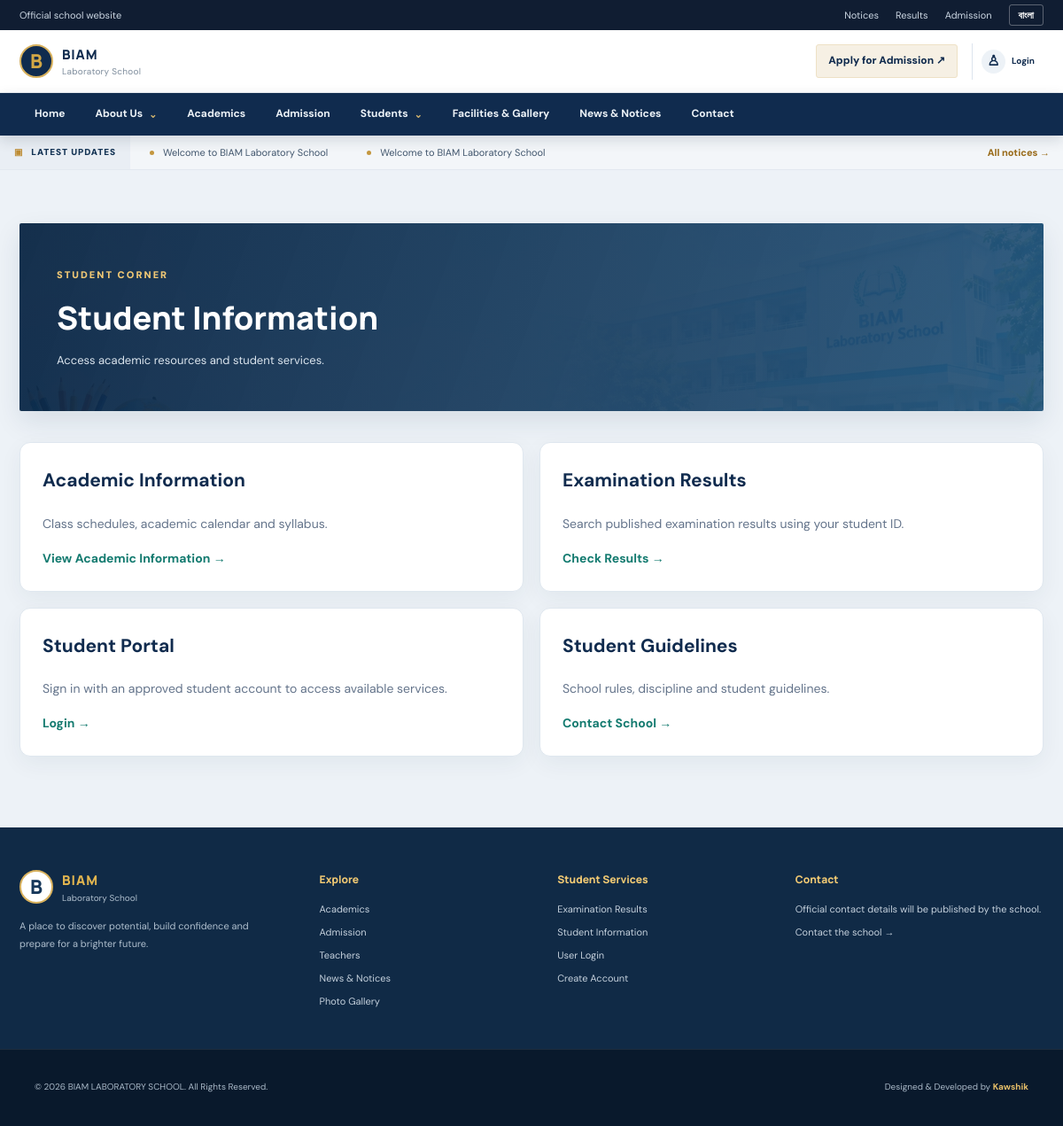
Page /students.php on the committed database.
### tables this page shows
CREATE TABLE IF NOT EXISTS notices (
  id INT AUTO_INCREMENT PRIMARY KEY,
  title_en VARCHAR(255) NOT NULL,
  title_bn VARCHAR(255) NOT NULL DEFAULT '',
  body_en TEXT,
  body_bn TEXT,
  publish_date DATE NOT NULL,
  is_published TINYINT(1) DEFAULT 1,
  created_at TIMESTAMP DEFAULT CURRENT_TIMESTAMP
);

CREATE TABLE IF NOT EXISTS page_content (
  id INT AUTO_INCREMENT PRIMARY KEY,
  page_key VARCHAR(100) NOT NULL UNIQUE,
  title_en VARCHAR(255),
  title_bn VARCHAR(255),
  body_en LONGTEXT,
  body_bn LONGTEXT,
  updated_at TIMESTAMP DEFAULT CURRENT_TIMESTAMP ON UPDATE CURRENT_TIMESTAMP
);

CREATE TABLE IF NOT EXISTS settings (
  setting_key VARCHAR(100) PRIMARY KEY,
  setting_value TEXT NOT NULL
);

### config.php (called while the page is built, shortened)
<?php
function db(): PDO
{
    static $pdo = null;
    if (!$pdo) $pdo = new PDO('mysql:host=' . DB_HOST . ';dbname=' . DB_NAME . ';charset=utf8mb4', DB_USER, DB_PASS, [PDO::ATTR_ERRMODE => PDO::ERRMODE_EXCEPTION, PDO::ATTR_DEFAULT_FETCH_MODE => PDO::FETCH_ASSOC, PDO::ATTR_EMULATE_PREPARES => false]);
    return $pdo;
}
function e($value): string
{
    return htmlspecialchars((string)$value, ENT_QUOTES, 'UTF-8');
}
function setting(string $key, string $fallback = ''): string
{
    try {
        $q = db()->prepare('SELECT setting_value FROM settings WHERE setting_key=?');
        $q->execute([$key]);
        $v = $q->fetchColumn();
        return $v !== false ? (string)$v : $fallback;
    } catch (Throwable $ex) {
        return $fallback;
    }
}
function page_content(string $key, array $fallback = []): array
{
    try {
        $q = db()->prepare('SELECT title_en,title_bn,body_en,body_bn FROM page_content WHERE page_key=?');
        $q->execute([$key]);
        $r = $q->fetch();
        return $r ?: $fallback;
    } catch (Throwable $e) {
        return $fallback;
    }
}

### students.php (the view)
<?php require_once 'config.php';
$c = page_content('students', ['title_en' => 'Student Information', 'title_bn' => 'শিক্ষার্থী তথ্য', 'body_en' => 'Access academic resources and student services.', 'body_bn' => 'একাডেমিক তথ্য ও শিক্ষার্থী সেবা দেখুন।']);
include 'includes/header.php'; ?><main class="container inner-page">
    <section class="page-banner"><span data-en="STUDENT CORNER" data-bn="শিক্ষার্থী কর্নার">STUDENT CORNER</span>
        <h1 data-en="<?= e($c['title_en']) ?>" data-bn="<?= e($c['title_bn'] ?: $c['title_en']) ?>"><?= e($c['title_en']) ?></h1>
        <p data-en="<?= e($c['body_en']) ?>" data-bn="<?= e($c['body_bn'] ?: $c['body_en']) ?>"><?= e($c['body_en']) ?></p>
    </section>
    <div class="student-service-grid">
        <article class="service-panel">
            <h2 data-en="Academic Information" data-bn="একাডেমিক তথ্য">Academic Information</h2>
            <p data-en="Class schedules, academic calendar and syllabus." data-bn="ক্লাসের সময়সূচি, একাডেমিক ক্যালেন্ডার ও পাঠ্যসূচি।">Class schedules, academic calendar and syllabus.</p><a href="academics.php">View Academic Information →</a>
        </article>
        <article class="service-panel">
            <h2 data-en="Examination Results" data-bn="পরীক্ষার ফলাফল">Examination Results</h2>
            <p data-en="Search published examination results using your student ID." data-bn="শিক্ষার্থী আইডি দিয়ে প্রকাশিত পরীক্ষার ফলাফল খুঁজুন।">Search published examination results using your student ID.</p><a href="results.php">Check Results →</a>
        </article>
        <article class="service-panel">
            <h2 data-en="Student Portal" data-bn="শিক্ষার্থী পোর্টাল">Student Portal</h2>
            <p data-en="Sign in with an approved student account to access available services." data-bn="অনুমোদিত শিক্ষার্থী অ্যাকাউন্ট দিয়ে লগইন করে সেবা ব্যবহার করুন।">Sign in with an approved student account to access available services.</p><a href="portal/login.php">Login →</a>
        </article>
        <article class="service-panel">
            <h2 data-en="Student Guidelines" data-bn="শিক্ষার্থীদের নির্দেশিকা">Student Guidelines</h2>
            <p data-en="School rules, discipline and student guidelines." data-bn="বিদ্যালয়ের নিয়ম, শৃঙ্খলা ও শিক্ষার্থীদের নির্দেশিকা।">School rules, discipline and student guidelines.</p><a href="contact.php">Contact School →</a>
        </article>
    </div>
</main><?php include 'includes/footer.php'; ?>

### includes/header.php (shortened to what this page needs)
<?php
require_once __DIR__ . '/../config.php';
$currentPage = basename($_SERVER['PHP_SELF'] ?? 'index.php');
$lang = (($_COOKIE['biam-language'] ?? 'en') === 'bn') ? 'bn' : 'en';
$phone = setting('phone', '');
$email = setting('email', '');
if (stripos($email, 'please update') !== false) $email = '';
if (stripos($phone, 'please update') !== false) $phone = '';
try {
  $tickerRows = db()->query("SELECT id,title_en,title_bn FROM notices WHERE is_published=1 ORDER BY publish_date DESC,id DESC LIMIT 6")->fetchAll();
} catch (Throwable $ex) {
  $tickerRows = [];
}
function nav_active(string $file, string $currentPage): string
{
  return $file === $currentPage ? ' is-active' : '';
}
?>
<!doctype html>
<html lang="<?= e($lang) ?>">
<head>
  <link rel="stylesheet" href="assets/css/style.css">
</head>
<body>
  <div class="utility-bar">
    <div class="container utility-inner">
      <div class="utility-contact">
        <?php if (!$email && !$phone): ?><span data-en="Official school website" data-bn="বিদ্যালয়ের অফিসিয়াল ওয়েবসাইট">Official school website</span><?php endif; ?>
      </div>
      <div class="utility-actions">
        <a href="notices.php" data-en="Notices" data-bn="নোটিশ">Notices</a>
        <a href="results.php" data-en="Results" data-bn="ফলাফল">Results</a>
        <a href="admission.php" data-en="Admission" data-bn="ভর্তি">Admission</a>
        <button id="languageToggle" class="language-toggle" type="button" aria-label="Change language">বাংলা</button>
      </div>
    </div>
  </div>
  <header class="compact-header">
    <div class="container compact-header-inner">
      <a href="index.php" class="brand-compact" aria-label="BIAM Laboratory School home">
        <span class="brand-symbol" aria-hidden="true">B</span>
        <span class="brand-wordmark"><strong data-en="BIAM" data-bn="বিয়াম">BIAM</strong><small data-en="Laboratory School" data-bn="ল্যাবরেটরি স্কুল">Laboratory School</small></span>
      </a>
      <div class="header-quick-actions">
        <a class="quick-admission" href="admission.php" data-en="Apply for Admission" data-bn="ভর্তির আবেদন">Apply for Admission <span aria-hidden="true">↗</span></a>
        <a class="header-login" href="portal/login.php" aria-label="Login" title="Login"><span aria-hidden="true">♙</span><small data-en="Login" data-bn="লগইন">Login</small></a>
      </div>
    </div>
  </header>
  <nav class="institution-nav" aria-label="Main navigation">
    <div class="container nav-shell">
      <ul id="primaryNav" class="primary-nav">
        <li><a class="nav-link<?= nav_active('index.php', $currentPage) ?>" href="index.php" data-en="Home" data-bn="হোম">Home</a></li>
        <li class="nav-dropdown">
          <details>
            <summary data-en="About Us" data-bn="আমাদের সম্পর্কে">About Us</summary>
          </details>
        </li>
        <li><a class="nav-link<?= nav_active('academics.php', $currentPage) ?>" href="academics.php" data-en="Academics" data-bn="একাডেমিক">Academics</a></li>
        <li><a class="nav-link<?= nav_active('admission.php', $currentPage) ?>" href="admission.php" data-en="Admission" data-bn="ভর্তি">Admission</a></li>
        <li class="nav-dropdown">
          <details>
            <summary data-en="Students" data-bn="শিক্ষার্থী">Students</summary>
          </details>
        </li>
        <li><a class="nav-link<?= nav_active('gallery.php', $currentPage) ?>" href="gallery.php" data-en="Facilities & Gallery" data-bn="সুযোগ-সুবিধা ও গ্যালারি">Facilities &amp; Gallery</a></li>
        <li><a class="nav-link<?= nav_active('notices.php', $currentPage) ?>" href="notices.php" data-en="News & Notices" data-bn="খবর ও নোটিশ">News &amp; Notices</a></li>
        <li><a class="nav-link<?= nav_active('contact.php', $currentPage) ?>" href="contact.php" data-en="Contact" data-bn="যোগাযোগ">Contact</a></li>
      </ul>
    </div>
  </nav>
  <div class="notice-ticker" aria-label="Latest school notices">
    <div class="ticker-label"><span aria-hidden="true">▣</span><span data-en="LATEST UPDATES" data-bn="সর্বশেষ আপডেট">LATEST UPDATES</span></div>
    <div class="ticker-window">
      <?php if ($tickerRows): ?>
        <div class="ticker-track">
          <?php foreach ([0, 1] as $copy): ?><div class="ticker-group" <?= $copy ? 'aria-hidden="true"' : '' ?>>
              <?php foreach ($tickerRows as $item): ?><span class="ticker-item"><i aria-hidden="true"></i><span data-en="<?= e($item['title_en']) ?>" data-bn="<?= e($item['title_bn'] ?: $item['title_en']) ?>"><?= e($item['title_en']) ?></span></span><?php endforeach; ?>
            </div><?php endforeach; ?>
        </div>
      <?php else: ?>
        <div class="ticker-static" data-en="School notices and important announcements will appear here." data-bn="বিদ্যালয়ের নোটিশ ও গুরুত্বপূর্ণ ঘোষণা এখানে প্রকাশিত হবে।">School notices and important announcements will appear here.</div>
      <?php endif; ?>
    </div>
    <a class="ticker-more" href="notices.php" data-en="All notices →" data-bn="সব নোটিশ →">All notices →</a>
  </div>

### includes/footer.php (shortened to what this page needs)
<?php
$footerAddress = setting('address', '');
$footerEmail = setting('email', '');
$footerPhone = setting('phone', '');
?>
<footer class="site-footer">
  <div class="footer-main">
    <div class="container footer-grid">
      <div class="footer-intro">
        <a href="index.php" class="footer-brand"><span class="brand-symbol">B</span><span><strong>BIAM</strong><small data-en="Laboratory School" data-bn="ল্যাবরেটরি স্কুল">Laboratory School</small></span></a>
        <p data-en="A place to discover potential, build confidence and prepare for a brighter future." data-bn="মেধা আবিষ্কার, আত্মবিশ্বাস গঠন এবং উজ্জ্বল ভবিষ্যতের প্রস্তুতির শিক্ষাঙ্গন।">A place to discover potential, build confidence and prepare for a brighter future.</p>
      </div>
      <div class="footer-column"><h3 data-en="Explore" data-bn="এক নজরে">Explore</h3><a href="academics.php" data-en="Academics" data-bn="একাডেমিক">Academics</a><a href="admission.php" data-en="Admission" data-bn="ভর্তি">Admission</a><a href="teachers.php" data-en="Teachers" data-bn="শিক্ষকমণ্ডলী">Teachers</a><a href="notices.php" data-en="News & Notices" data-bn="খবর ও নোটিশ">News &amp; Notices</a><a href="gallery.php" data-en="Photo Gallery" data-bn="ফটো গ্যালারি">Photo Gallery</a></div>
      <div class="footer-column"><h3 data-en="Student Services" data-bn="শিক্ষার্থী সেবা">Student Services</h3><a href="results.php" data-en="Examination Results" data-bn="পরীক্ষার ফলাফল">Examination Results</a><a href="students.php" data-en="Student Information" data-bn="শিক্ষার্থী তথ্য">Student Information</a><a href="portal/login.php" data-en="User Login" data-bn="ইউজার লগইন">User Login</a><a href="portal/register.php" data-en="Create Account" data-bn="অ্যাকাউন্ট তৈরি">Create Account</a></div>
      <div class="footer-column footer-contact"><h3 data-en="Contact" data-bn="যোগাযোগ">Contact</h3><?php if ($footerAddress): ?><p>⌖ <?= e($footerAddress) ?></p><?php endif; ?>
        <?php if (!$footerAddress && !$footerEmail && !$footerPhone): ?><p data-en="Official contact details will be published by the school." data-bn="বিদ্যালয় কর্তৃপক্ষের পক্ষ থেকে অফিসিয়াল যোগাযোগের তথ্য প্রকাশ করা হবে।">Official contact details will be published by the school.</p><?php endif; ?><a href="contact.php" data-en="Contact the school →" data-bn="বিদ্যালয়ে যোগাযোগ করুন →">Contact the school →</a></div>
    </div>
  </div>
  <div class="footer-bottom"><div class="container footer-bottom-inner"><p>© <?= date('Y') ?> <?= e(setting('school_name', 'BIAM Laboratory School')) ?>. <span data-en="All Rights Reserved." data-bn="সর্বস্বত্ব সংরক্ষিত।">All Rights Reserved.</span></p><p><span data-en="Designed & Developed by" data-bn="ওয়েবসাইট তৈরি করেছেন">Designed &amp; Developed by</span> <strong>Kawshik</strong></p></div></div>
</footer>
</body>
</html>

### rows in the picture
notices: title_en "Welcome to BIAM Laboratory School"
page_content: title_en "Student Information", body_en "Access academic resources and student services."
settings: setting_value "BIAM LABORATORY SCHOOL"
